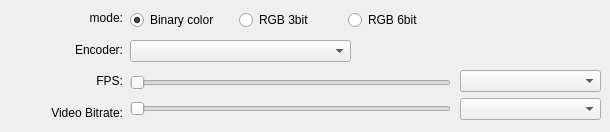
      <widget class="QWidget" name="tab_4">
       <attribute name="title">
        <string>Encode</string>
       </attribute>
       <widget class="QWidget" name="verticalLayoutWidget">
        <property name="geometry">
         <rect>
          <x>0</x>
          <y>10</y>
          <width>123</width>
          <height>110</height>
         </rect>
        </property>
        <layout class="QVBoxLayout" name="verticalLayout_2">
         <property name="spacing">
          <number>16</number>
         </property>
         <item>
          <widget class="QLabel" name="label_set2_text1">
           <property name="layoutDirection">
            <enum>Qt::LeftToRight</enum>
           </property>
           <property name="text">
            <string>mode:</string>
           </property>
           <property name="alignment">
            <set>Qt::AlignRight|Qt::AlignTrailing|Qt::AlignVCenter</set>
           </property>
          </widget>
         </item>
         <item>
          <widget class="QLabel" name="label_set2_text5">
           <property name="text">
            <string>Encoder:</string>
           </property>
           <property name="alignment">
            <set>Qt::AlignRight|Qt::AlignTrailing|Qt::AlignVCenter</set>
           </property>
          </widget>
         </item>
         <item>
          <widget class="QLabel" name="label_set2_text3">
           <property name="text">
            <string>FPS:</string>
           </property>
           <property name="alignment">
            <set>Qt::AlignRight|Qt::AlignTrailing|Qt::AlignVCenter</set>
           </property>
          </widget>
         </item>
         <item>
          <widget class="QLabel" name="label_set2_text4">
           <property name="text">
            <string>Video Bitrate:</string>
           </property>
           <property name="alignment">
            <set>Qt::AlignRight|Qt::AlignTrailing|Qt::AlignVCenter</set>
           </property>
          </widget>
         </item>
        </layout>
       </widget>
       <widget class="QWidget" name="horizontalLayoutWidget">
        <property name="geometry">
         <rect>
          <x>130</x>
          <y>10</y>
          <width>321</width>
          <height>21</height>
         </rect>
        </property>
        <layout class="QHBoxLayout" name="horizontalLayout_3">
         <item>
          <widget class="QRadioButton" name="radioButton_encode_mode_0">
           <property name="tabletTracking">
            <bool>false</bool>
           </property>
           <property name="acceptDrops">
            <bool>false</bool>
           </property>
           <property name="text">
            <string>Binary color</string>
           </property>
           <property name="checked">
            <bool>true</bool>
           </property>
          </widget>
         </item>
         <item>
          <widget class="QRadioButton" name="radioButton_encode_mode_1">
           <property name="text">
            <string>RGB 3bit</string>
           </property>
          </widget>
         </item>
         <item>
          <widget class="QRadioButton" name="radioButton_encode_mode_2">
           <property name="text">
            <string>RGB 6bit</string>
           </property>
          </widget>
         </item>
        </layout>
       </widget>
       <widget class="QWidget" name="verticalLayoutWidget_2">
        <property name="geometry">
         <rect>
          <x>130</x>
          <y>40</y>
          <width>221</width>
          <height>23</height>
         </rect>
        </property>
        <layout class="QVBoxLayout" name="verticalLayout_3">
         <item>
          <widget class="QComboBox" name="comboBox_encode_encoder"/>
         </item>
        </layout>
       </widget>
       <widget class="QWidget" name="verticalLayoutWidget_3">
        <property name="geometry">
         <rect>
          <x>130</x>
          <y>70</y>
          <width>321</width>
          <height>53</height>
         </rect>
        </property>
        <layout class="QVBoxLayout" name="verticalLayout_4">
         <item>
          <widget class="QSlider" name="horizontalSlider_encode_fps">
           <property name="orientation">
            <enum>Qt::Horizontal</enum>
           </property>
          </widget>
         </item>
         <item>
          <widget class="QSlider" name="horizontalSlider_encode_rate">
           <property name="orientation">
            <enum>Qt::Horizontal</enum>
           </property>
          </widget>
         </item>
        </layout>
       </widget>
       <widget class="QWidget" name="verticalLayoutWidget_4">
        <property name="geometry">
         <rect>
          <x>460</x>
          <y>70</y>
          <width>141</width>
          <height>51</height>
         </rect>
        </property>
        <layout class="QVBoxLayout" name="verticalLayout_5">
         <item>
          <widget class="QComboBox" name="comboBox_encode_fps"/>
         </item>
         <item>
          <widget class="QComboBox" name="comboBox_encode_rate"/>
         </item>
        </layout>
       </widget>
      </widget>
